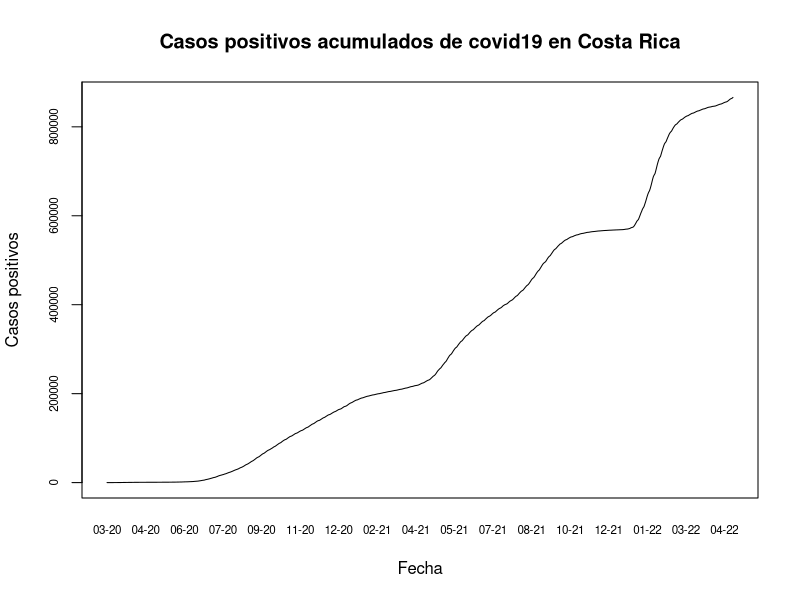
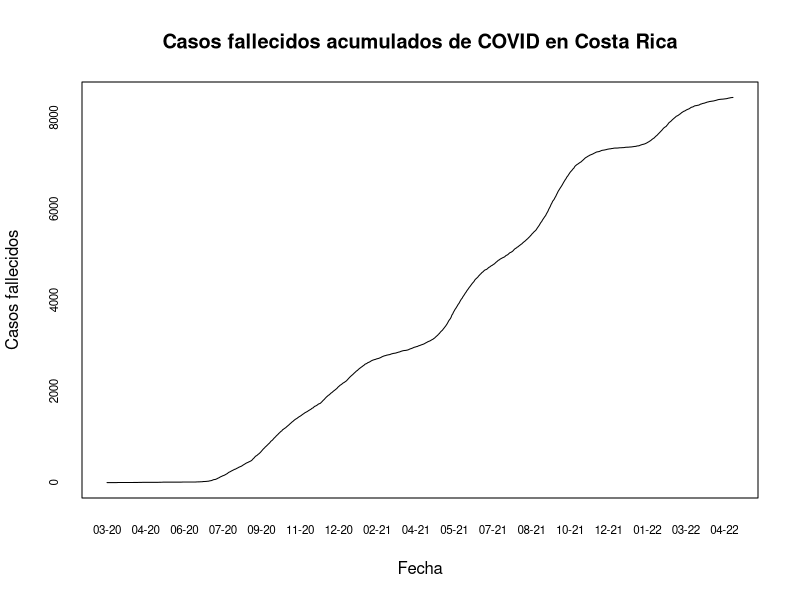
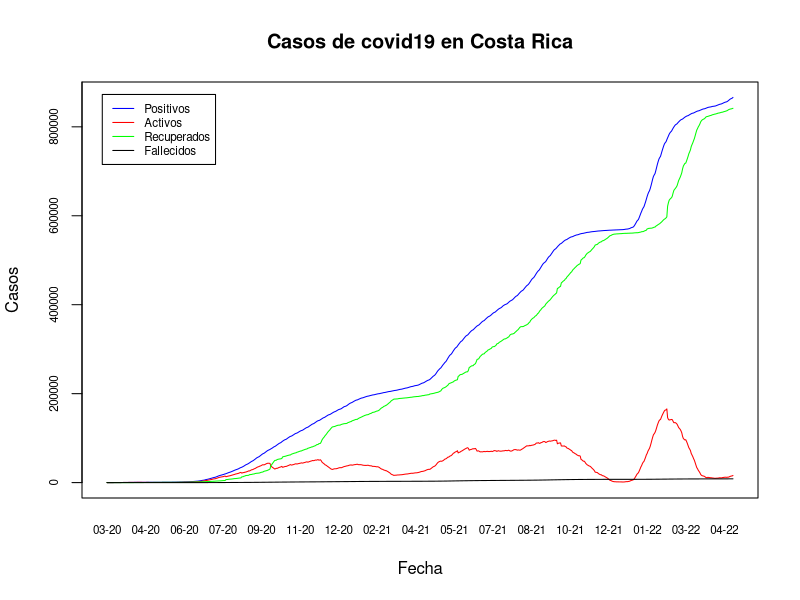
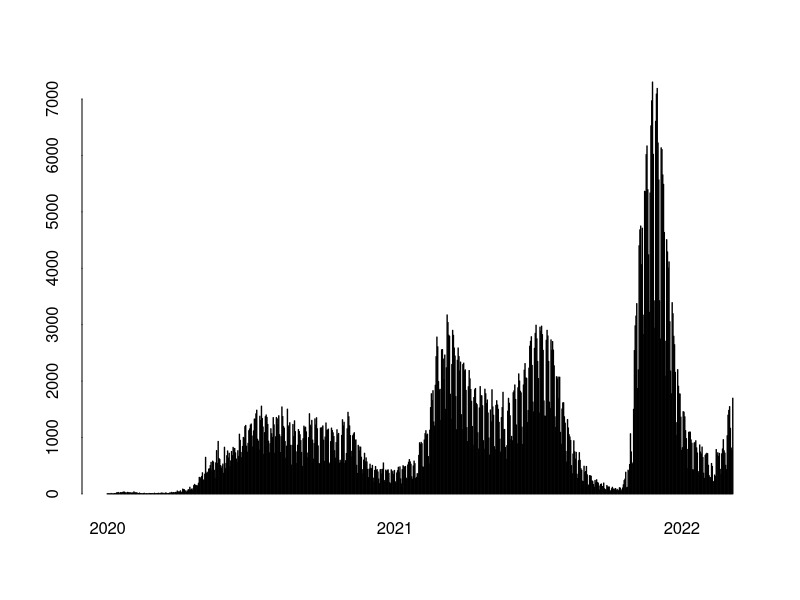
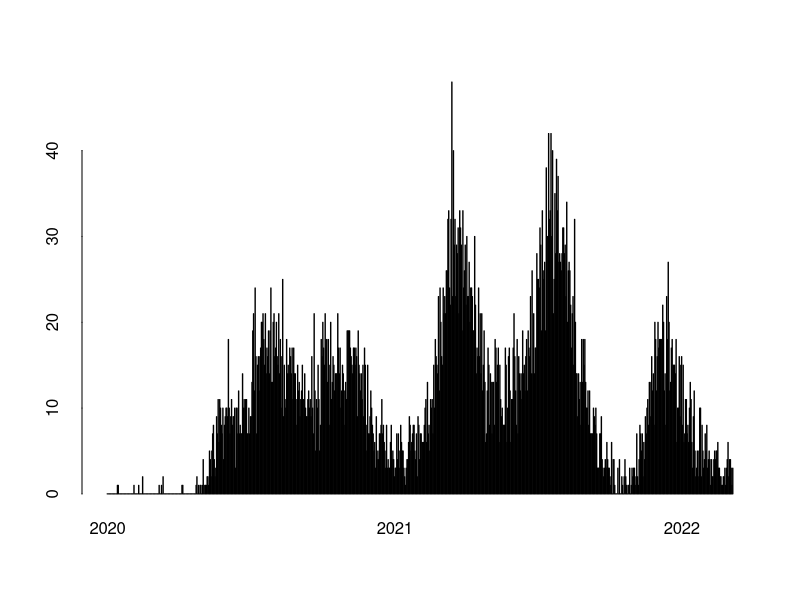
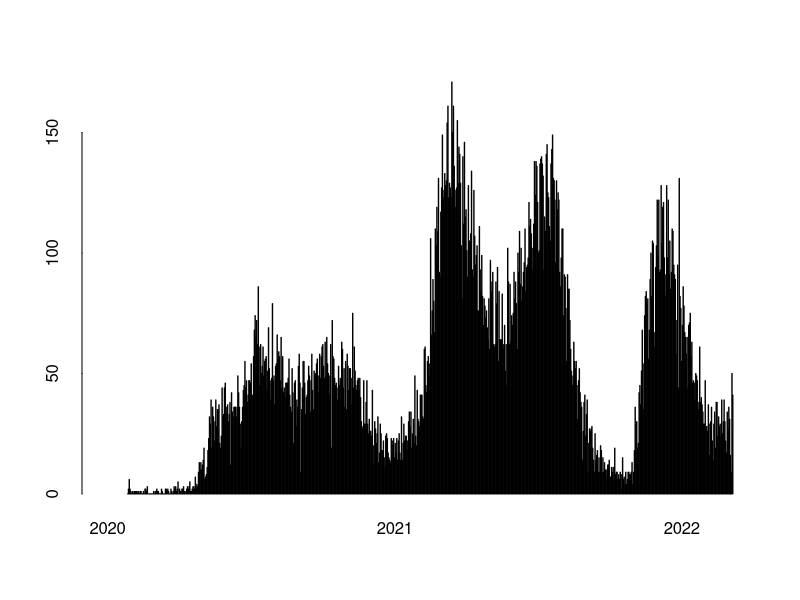
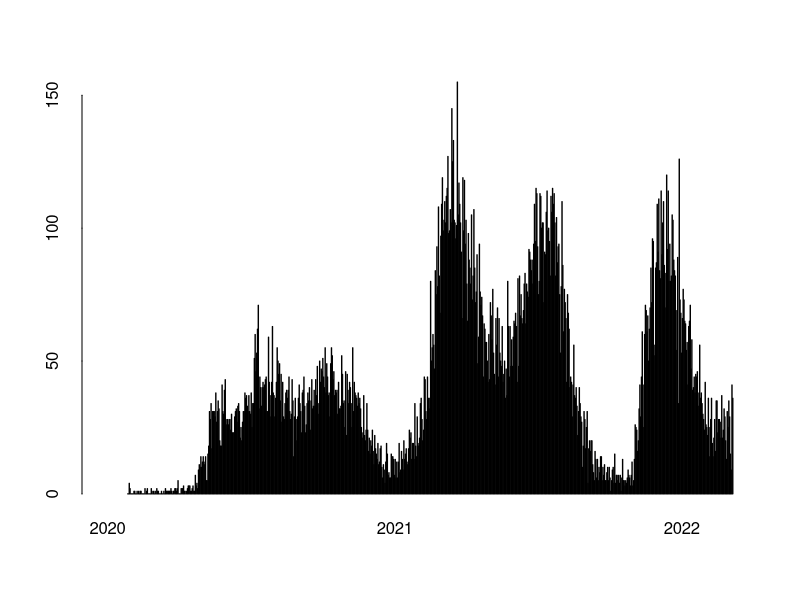
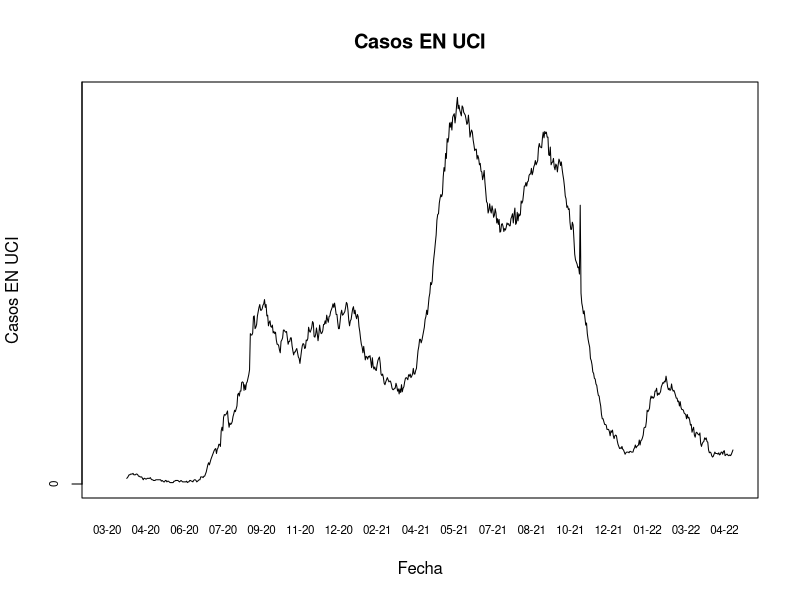

Source code (R) for these figures, in order:
## ---- chunk 1
knitr::opts_chunk$set(echo = TRUE)
## ---- chunk 2
covid <- read.csv("05_10_22_CSV_GENERAL.csv", sep = ";")

## ---- chunk 3
options(scipen = 7)
## ---- chunk 4
covid$FECHA <- as.Date(covid$FECHA, format = "%d/%m/%Y")
## ---- chunk 5
plot(x = covid$FECHA, 
     y = covid$positivos,
     type = "l",
     xaxt = "n",
     yaxt = "n",
     main = "Casos positivos acumulados de covid19 en Costa Rica",
     xlab = "Fecha",
     ylab = "Casos positivos")

# Formato del eje X
axis(side = 1,
     covid$FECHA,
     tick = FALSE,
     format(covid$FECHA, "%m-%y"),
     cex.axis = .7)

# Formato del eje Y
axis(
  side = 2,
  covid$positivos,
  labels = TRUE,  
  at = seq(0, 1000000, by = 200000),
  cex.axis = .7
)
## ---- chunk 6
plot(
  covid$FECHA,
  covid$fallecidos,
  type = "l",
  xaxt = "n",
  yaxt = "n",
  main = "Casos fallecidos acumulados de COVID en Costa Rica",
  xlab = "Fecha",
  ylab = "Casos fallecidos"
)

# Formato del eje X
axis(side = 1,
     covid$FECHA,
     tick = FALSE,
     format(covid$FECHA, "%m-%y"),
     cex.axis = .7)

# Formato del eje Y
axis(
  side = 2,
  covid$fallecidos,
  labels = TRUE,  
  at = seq(0, 10000, by = 2000),
  cex.axis = .7
)
## ---- chunk 7
plot(x = covid$FECHA, 
     y = covid$positivos,
     type = "l",
     xaxt = "n",
     yaxt = "n",
     main = "Casos de covid19 en Costa Rica",
     xlab = "Fecha",
     ylab = "Casos",
     col="blue",
)
# casos activos
lines(covid$FECHA,covid$activos, col = "red")

# Casos recuperados 
lines(covid$FECHA,covid$RECUPERADOS, col="green")

# Caos de fallecidos
lines(covid$FECHA, covid$fallecidos, col= "black")

# Leyenda
legend(
  x = "topleft",
  inset = 0.03,
  legend = c("Positivos", "Activos", "Recuperados", "Fallecidos"),
  col = c("blue", "red", "green", "black"),
  lty = 1,
  cex = 0.7)

# Formato del eje X
axis(side = 1,
     covid$FECHA,
     tick = FALSE,
     format(covid$FECHA, "%m-%y"),
     cex.axis = .7)

# Formato del eje Y
axis(
  side = 2,
  covid$positivos,
  labels = TRUE,  
  at = seq(0, 1000000, by = 200000),
  cex.axis = .7
)
## ---- chunk 8
barplot(
        height = covid$nue_posi,
        names.arg=format(covid$FECHA, "%Y"),
         ann = FALSE, 
        bty = "n", 
        tck = 0, 
        xaxt = "n",
        space = 1,
        main="Casos positivos por día",
        xlab = "Fecha",
        ylab = "Casos positivos",
        col = "blue"
)

# Fechas minima y máxima
x_min <- min(covid$FECHA)
x_max <- max(covid$FECHA)

# Formato del eje X
axis(
  side = 1,
  at = match(seq(as.Date(x_min), x_max, "years"), covid$FECHA) * (1 + 1),
  labels = format(seq(as.Date(x_min), x_max, "years"), "%Y"),
  lwd = 0)


## ---- chunk 9
barplot(
        height = covid$nue_falleci,
        names.arg=format(covid$FECHA, "%Y"),
         ann = FALSE, 
        bty = "n", 
        tck = 0, 
        xaxt = "n",
        space = 1,
        main="Casos fallecidos por día",
        xlab = "Fecha",
        ylab = "Casos fallecidos",
        col = "blue"
)

# Fechas minima y máxima
x_min <- min(covid$FECHA)
x_max <- max(covid$FECHA)

# Formato del eje X
axis(
  side = 1,
  at = match(seq(as.Date(x_min), x_max, "years"), covid$FECHA) * (1 + 1),
  labels = format(seq(as.Date(x_min), x_max, "years"), "%Y"),
  lwd = 0)


## ---- chunk 10
barplot(
        height = covid$nue_hospi,
        names.arg=format(covid$FECHA, "%Y"),
         ann = FALSE, 
        bty = "n", 
        tck = 0, 
        xaxt = "n",
        space = 1,
        main="Casos hospitalizados por día",
        xlab = "Fecha",
        ylab = "Casos hospitalizados",
        col = "blue"
)

# Fechas minima y máxima
x_min <- min(covid$FECHA)
x_max <- max(covid$FECHA)

# Formato del eje X
axis(
  side = 1,
  at = match(seq(as.Date(x_min), x_max, "years"), covid$FECHA) * (1 + 1),
  labels = format(seq(as.Date(x_min), x_max, "years"), "%Y"),
  lwd = 0)


## ---- chunk 11
barplot(
        height = covid$nue_salon,
        names.arg=format(covid$FECHA, "%Y"),
         ann = FALSE, 
        bty = "n", 
        tck = 0, 
        xaxt = "n",
        space = 1,
        main="Casos en salon por día",
        xlab = "Fecha",
        ylab = "Casos en salon",
        col = "blue"
)

# Fechas minima y máxima
x_min <- min(covid$FECHA)
x_max <- max(covid$FECHA)

# Formato del eje X
axis(
  side = 1,
  at = match(seq(as.Date(x_min), x_max, "years"), covid$FECHA) * (1 + 1),
  labels = format(seq(as.Date(x_min), x_max, "years"), "%Y"),
  lwd = 0)

plot(
  covid$FECHA,
  covid$UCI,
  type = "l",
  xaxt = "n",
  yaxt = "n",
  main = "Casos EN UCI",
  xlab = "Fecha",
  ylab = "Casos EN UCI"
)

# Formato del eje X
axis(side = 1,
     covid$FECHA,
     tick = FALSE,
     format(covid$FECHA, "%m-%y"),
     cex.axis = .7)

# Formato del eje Y
axis(
  side = 2,
  covid$positivos,
  labels = TRUE,  
  at = seq(0, 1000000, by = 200000),
  cex.axis = .7
)
